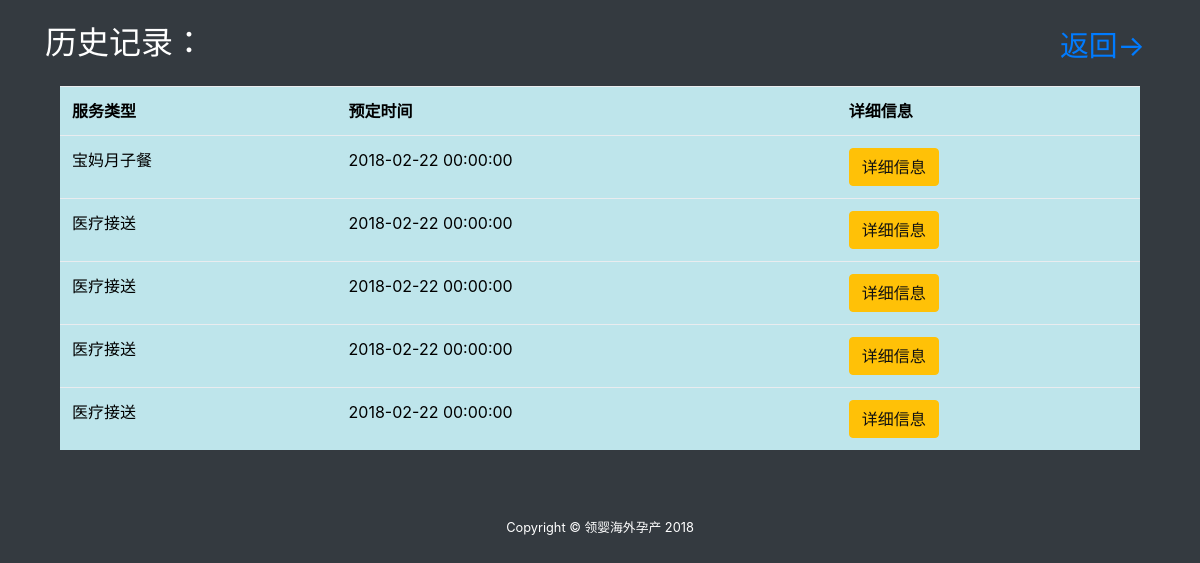
The app's page /history.php (signed in) with its own data.
### tables this page shows
CREATE TABLE `history` (
  `hid` int(10) NOT NULL,
  `token` varchar(10) NOT NULL,
  `serviceType` varchar(10) NOT NULL,
  `user_id` varchar(10) NOT NULL,
  `time` datetime NOT NULL,
  `activate` int(2) DEFAULT NULL
);

### model/history.func.php (the view, shortened to what this page needs)
<?php if(!defined('In_System')) exit("Access Denied");
class History{
    public function historyListing(){
        global $mysqli;
        $user_id =  $_COOKIE['uid'];
        $histories_query="SELECT * FROM history WHERE user_id = '$user_id' ORDER BY hid DESC LIMIT 20";
        $result = mysqli_fetch_all($mysqli->query($histories_query), MYSQLI_ASSOC);
		if(sizeof($result) > 0){
            echo "
            <table class=\"table table-hover table-info\">
                <tr>
                    <th>服务类型</th>
                    <th>预定时间</th>
                    <th>详细信息</th>
                </tr>
            ";
            foreach($result as $history){
                echo sprintf("
                    <tr>
                    <td>%s</td>
                    <td>%s</td>
                    <td><a href=\"./history-detail.php?type=%s&token=%s\" class=\"btn btn-warning\" style=\"cursor:pointer;\">详细信息</a></td>
                    </tr>
                ", $history['serviceType'], $history['time'], $history['serviceType'], $history['token']     );
            }
            echo "
                </table>
             ";
		}
    }
}
?>

### css/sb-admin.css (style rules this page uses)
html { position: relative; min-height: 100%; }
body { overflow-x: hidden; }

### records on screen
history: serviceType "宝妈月子餐", time "2018-02-22 00:00:00"
history: serviceType "医疗接送", time "2018-02-22 00:00:00"
history: serviceType "医疗接送", time "2018-02-22 00:00:00"
history: serviceType "医疗接送", time "2018-02-22 00:00:00"
history: serviceType "医疗接送", time "2018-02-22 00:00:00"
